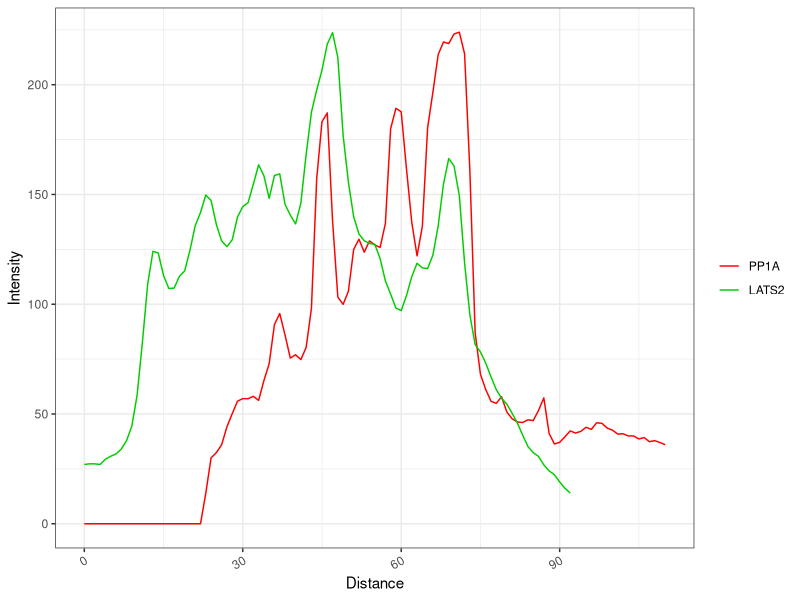

The R source for this figure:
# Load libraries
library(tidyverse)

# Clear workspace
rm(list = ls())

# Load datasets
PP1A_rawdata <- read.csv("./Values_FHF-PP1A.csv")
LATS2_rawdata <- read.csv("./Values_Myc-LATS2.csv")

# Process datasets
colnames(PP1A_rawdata) <- c("Distance", "PP1A")
colnames(LATS2_rawdata) <- c("Distance", "LATS2")
FinalData <- PP1A_rawdata %>% 
  left_join(LATS2_rawdata) %>% 
  pivot_longer(-Distance, names_to = "Protein", values_to = "Intensity")

# Re-align the data order which would be appeared on the final graph
FinalData$Protein <- factor(FinalData$Protein, levels = c("PP1A", "LATS2"))

# Plot curves
ggplot(FinalData, aes(x = Distance, y = Intensity, fill = Protein, colour = Protein)) +
  geom_line() +
  scale_color_manual(values = c("red", "green3")) +
  theme_bw() +
  theme(axis.text.x = element_text(hjust = 1, angle = 30), 
        legend.title = element_blank(), 
        strip.background = element_blank())